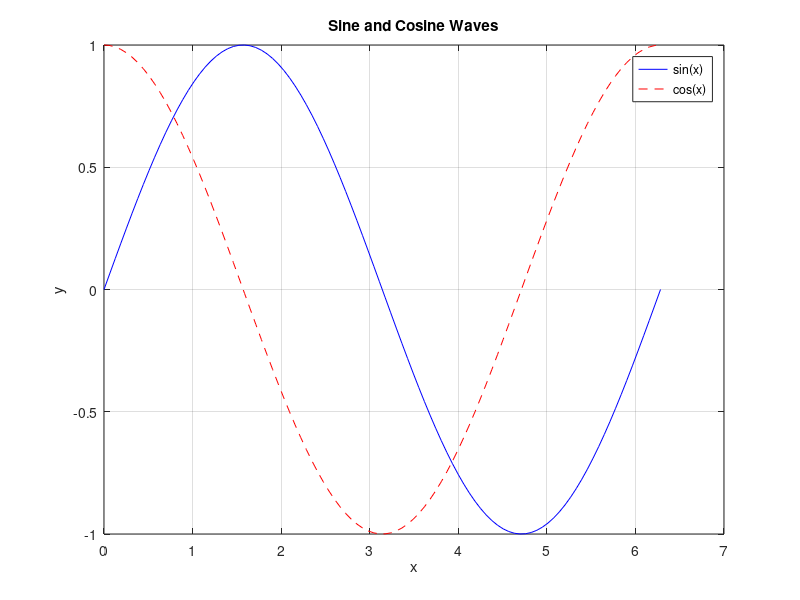

MATLAB code for this plot:
% Exercise 1: Basic 2D Plotting
% Plot a sine wave and a cosine wave on the same graph

x = linspace(0, 2*pi, 100);
y1 = sin(x);
y2 = cos(x);

figure;
% plot(x, y1, 'b-', x, y2, 'r--');
plot(x, y1, 'b-');
hold on
plot(x, y2, 'r--');
hold off
xlabel('x');
ylabel('y');
title('Sine and Cosine Waves');
legend('sin(x)', 'cos(x)');
grid on;